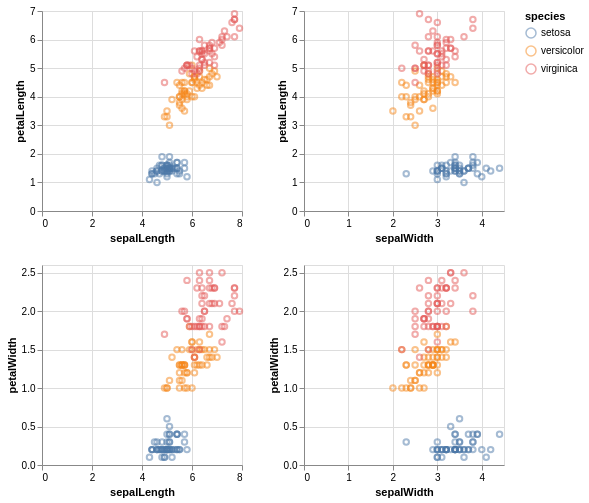

Write notebook code for a chart like this one.
### Markdown cell above
**Do features contain enough information to predict target label?**

### Code cell
alt.Chart(df).mark_point(opacity=0.5).encode(
    alt.X(alt.repeat("column"), type='quantitative'),
    alt.Y(alt.repeat("row"), type='quantitative'),
    color='species:N'
).properties(
    width=200,
    height=200
).repeat(
    row=['petalLength', 'petalWidth'],
    column=['sepalLength', 'sepalWidth']
)

### Figure 1 — Vega-Lite specification as saved in the notebook (floating-point values rounded to 4 significant figures; data arrays with more than 128 entries replaced by an {"elided": "..."} marker saying what was removed)
{"config": {"view": {"continuousWidth": 300, "continuousHeight": 300}}, "repeat": {"column": ["sepalLength", "sepalWidth"], "row": ["petalLength", "petalWidth"]}, "spec": {"data": {"name": "data-0fd1d5721890c651a37fd5fbdec1660c"}, "mark": {"type": "point", "opacity": 0.5}, "encoding": {"color": {"field": "species", "type": "nominal"}, "x": {"field": {"repeat": "column"}, "type": "quantitative"}, "y": {"field": {"repeat": "row"}, "type": "quantitative"}}, "height": 200, "width": 200}, "$schema": "https://vega.github.io/schema/vega-lite/v5.20.1.json", "datasets": {"data-0fd1d5721890c651a37fd5fbdec1660c": {"elided": "150 records"}}}
